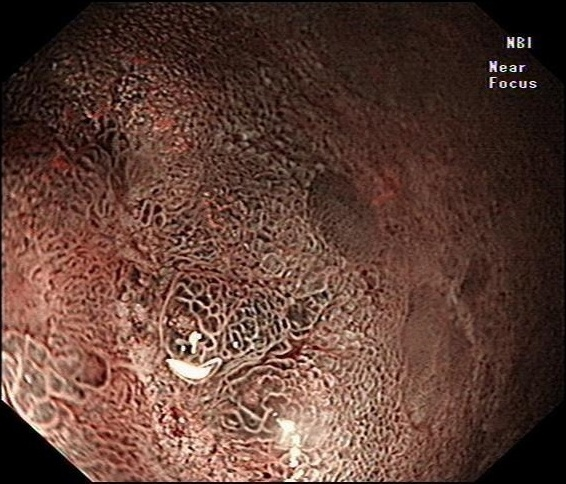
#> input picture 医院项目/2022.1-2022.6/二值化并筛选/jpg/10.jpg, 566 x 484 px, found by its file name; its folder holds 4 pictures in this run
$ python '旋转图片.py'
#> lines starting #> are read from the running program, lines starting #| are printed output that depends on the picture
import os
from PIL import Image
import math
import operator
import matplotlib.pyplot as plt
from functools import reduce

#######################
# 修改内容区域：
flag = "jpg"
# flag = "png"
rotate_angle = 175 # 翻转角度 每次翻转jpg和png后需修改
#######################

if __name__ == '__main__':
    if flag == "jpg":
        json_file = './jpg'
        alist = os.listdir(json_file)

        alist.sort(key=lambda x: int(x.split('.')[0]))
        for i in range(0, len(alist)):
            path = os.path.join(json_file, alist[i])
            im2 = Image.open(path)
#> im2 is the input picture: PIL image 566x484 RGB; mean R, G, B 94.3, 63.5, 53.7
            im2 = im2.rotate(rotate_angle) #每次翻转后修改
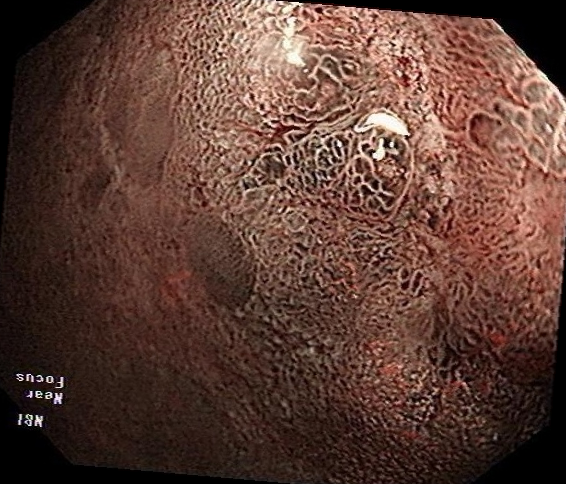
#> im2: PIL image 566x484 RGB; mean R, G, B 93.1, 62.7, 53
            # im2.save(os.path.join("./jpgfz", alist[i]))
            save_path = "./jpgxz/" + str(i+1) + ".jpg"  #每次翻转后修改名称
            im2.save(save_path)
            print(i+1)
#> pass 2 of the loop `for i in range(0, len(alist)):`:
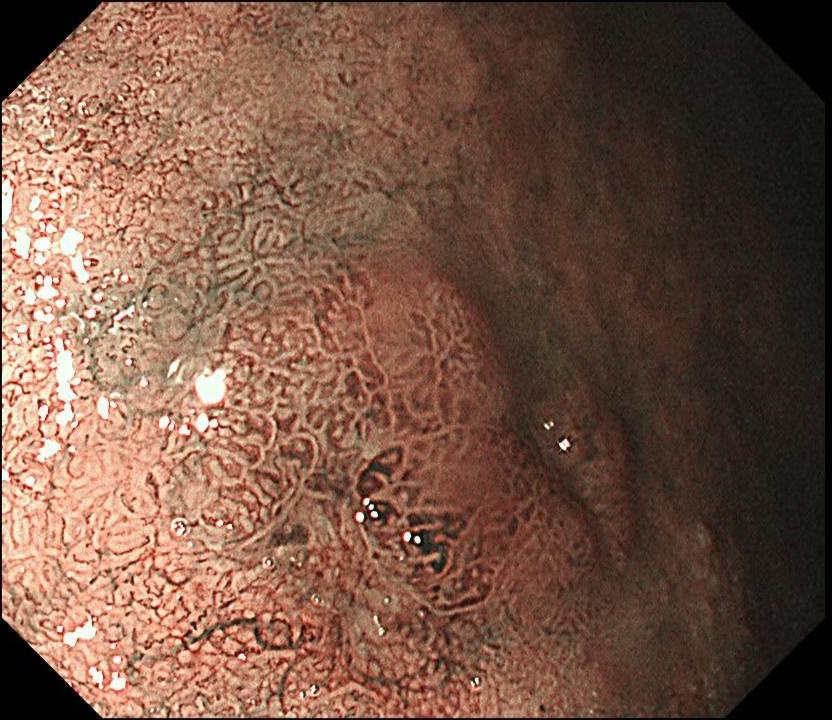
#> input picture 医院项目/2022.1-2022.6/二值化并筛选/jpg/35.jpg, 832 x 720 px, found by its file name
#> im2 is the input picture: PIL image 832x720 RGB; mean R, G, B 118.6, 85.4, 69.7
#> `im2 = im2.rotate(rotate_angle)`:
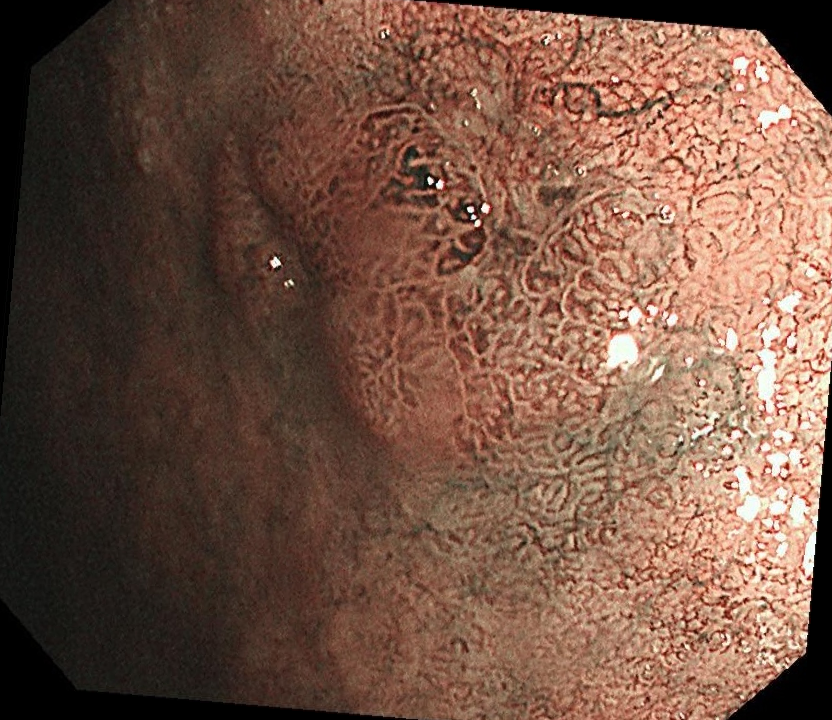
#> im2: PIL image 832x720 RGB; mean R, G, B 116.1, 83.6, 68.2
#> pass 3 of the loop `for i in range(0, len(alist)):`:
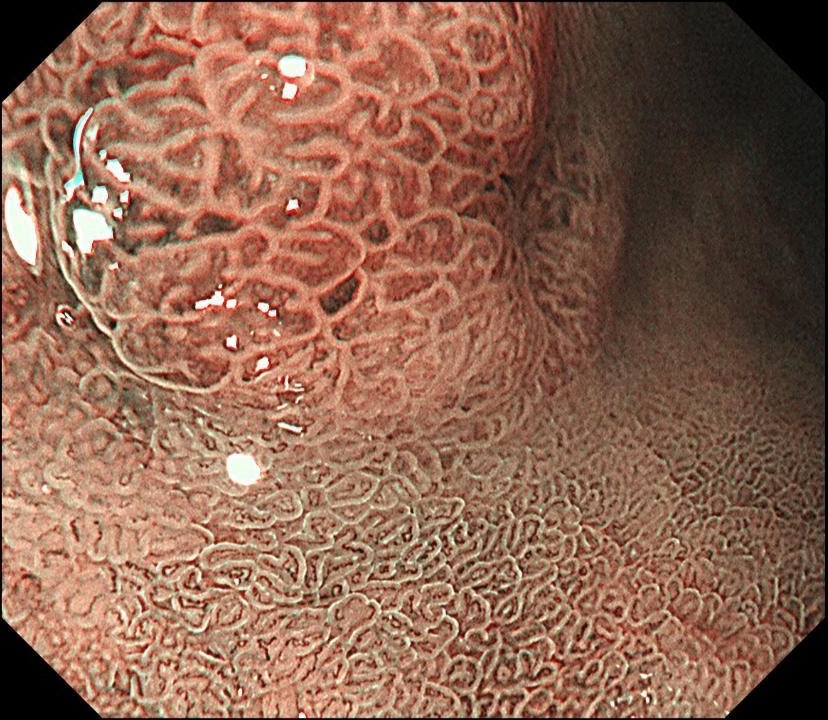
#> input picture 医院项目/2022.1-2022.6/二值化并筛选/jpg/37.jpg, 828 x 720 px, found by its file name
#> im2 is the input picture: PIL image 828x720 RGB; mean R, G, B 141.4, 100.1, 80.8
#> `im2 = im2.rotate(rotate_angle)`:
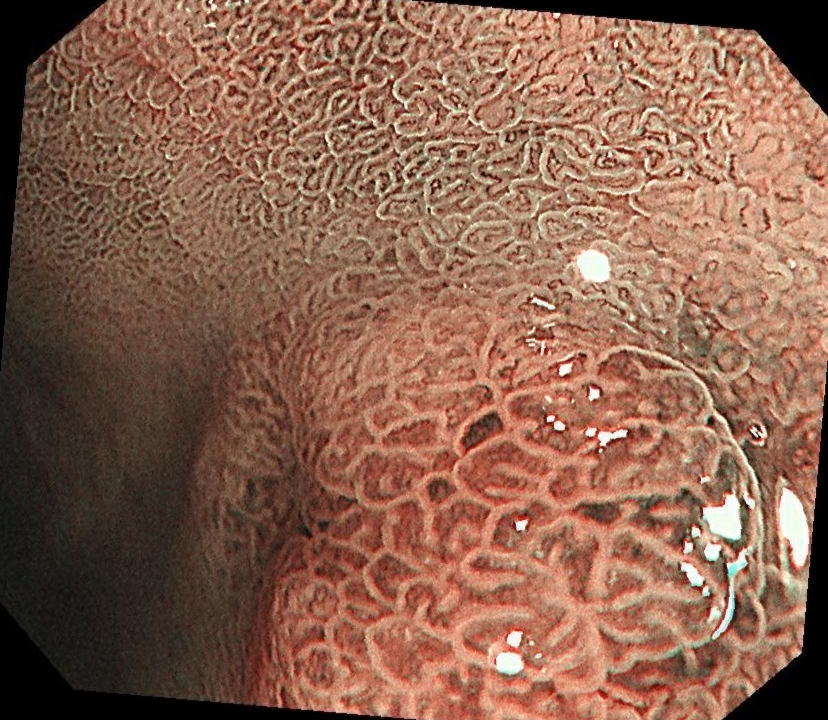
#> im2: PIL image 828x720 RGB; mean R, G, B 138.4, 98, 79
#> the loop made 4 passes; the first 3 are shown

    if flag == "png":
        json_file = './png'
        alist = os.listdir(json_file)

        alist.sort(key=lambda x: int(x.split('.')[0]))
        for i in range(0, len(alist)):
            path = os.path.join(json_file, alist[i])
            im2 = Image.open(path)
            im2 = im2.rotate(rotate_angle)
            save_path = "./pngxz/" + str(i+1) + ".png"
            im2.save(save_path)
            print(i+1)
